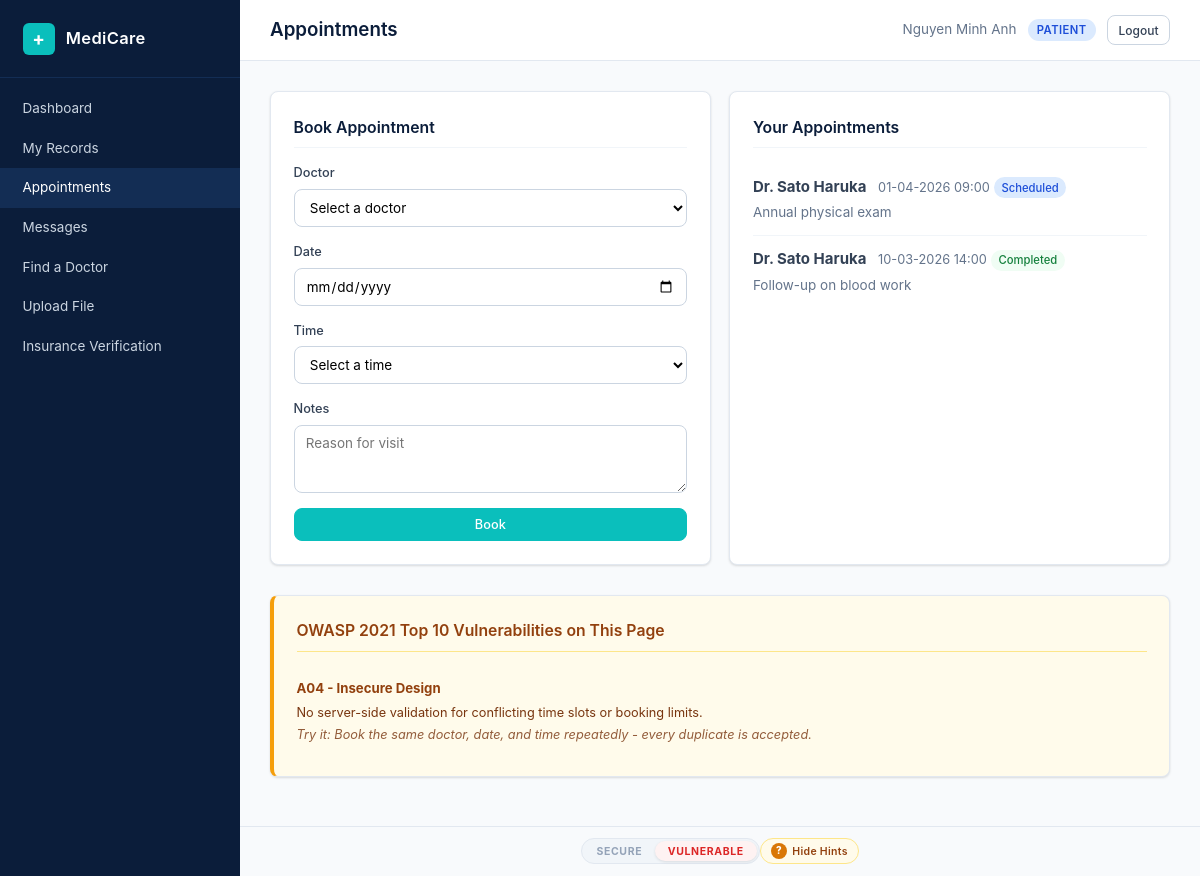
The page /patient/appointments.php (signed in) on the database its author committed.
### tables this page shows
CREATE TABLE appointments (
    id INT AUTO_INCREMENT PRIMARY KEY,
    patient_id INT NOT NULL,
    doctor_id INT NOT NULL,
    datetime DATETIME NOT NULL,
    status ENUM('scheduled','completed','cancelled') DEFAULT 'scheduled',
    notes TEXT,
    FOREIGN KEY (patient_id) REFERENCES users(id) ON DELETE CASCADE,
    FOREIGN KEY (doctor_id) REFERENCES users(id) ON DELETE CASCADE
);

CREATE TABLE users (
    id INT AUTO_INCREMENT PRIMARY KEY,
    name VARCHAR(100) NOT NULL,
    email VARCHAR(150) NOT NULL UNIQUE,
    password VARCHAR(255) NOT NULL,
    role ENUM('patient','doctor','admin') NOT NULL DEFAULT 'patient',
    created_at TIMESTAMP DEFAULT CURRENT_TIMESTAMP
);

### config.php (called while the page is built, shortened)
<?php
function esc(string $value): string {
    return htmlspecialchars($value, ENT_QUOTES, 'UTF-8');
}
function fmtDate(string $datetime): string {
    return date('d-m-Y H:i', strtotime($datetime));
}

### patient/appointments.php (the view, shortened to what this page needs)
<?php
require_once __DIR__ . '/../config.php';
require_once __DIR__ . '/../helpers.php';
$conn = getDB();
$userId = currentUserId();
$stmt = $conn->prepare("SELECT a.*, u.name AS doctor_name FROM appointments a JOIN users u ON a.doctor_id = u.id WHERE a.patient_id = ? ORDER BY a.datetime DESC");
$stmt->execute([$userId]);
$appointments = $stmt->fetchAll();
?>
<div class="dashboard-grid">
    <div class="card">
        <h2 class="card-title">Book Appointment</h2>
        <form method="POST" class="form-stack">
            <div class="form-group">
                <label for="doctor_id">Doctor</label>
                <select name="doctor_id" id="doctor_id" required>
                    <option value="">Select a doctor</option>
                </select>
            </div>
            <div class="form-group">
                <label for="date">Date</label>
                <input type="date" name="date" id="date" required
                       min="<?= date('Y-m-d') ?>">
            </div>
            <div class="form-group">
                <label for="time">Time</label>
                <select name="time" id="time" required>
                    <option value="">Select a time</option>
                </select>
            </div>
            <div class="form-group">
                <label for="notes">Notes</label>
                <textarea name="notes" id="notes" rows="3" placeholder="Reason for visit"></textarea>
            </div>
            <button type="submit" class="btn btn-primary">Book</button>
        </form>
    </div>
    <div class="card">
        <h2 class="card-title">Your Appointments</h2>
        <?php foreach ($appointments as $appt): ?>
            <div class="list-item">
                <strong><?= esc($appt['doctor_name']) ?></strong>
                <span class="list-item-date"><?= fmtDate($appt['datetime']) ?></span>
                <span class="status-badge status-<?= esc($appt['status']) ?>"><?= esc(ucfirst($appt['status'])) ?></span>
                <p class="list-item-note"><?= esc($appt['notes'] ?? '') ?></p>
            </div>
        <?php endforeach; ?>
    </div>
</div>

### assets/style.css (style rules this page uses)
*, *::before, *::after { margin: 0; padding: 0; box-sizing: border-box; }
:root { --navy: #0B1D3A; --navy-light: #132D54; --navy-dark: #071429; --teal: #0ABFBC; --teal-dark: #089E9B; --white: #FFFFFF; --gray-50: #F8FAFC; --gray-100: #F1F5F9; --gray-200: #E2E8F0; --gray-300: #CBD5E1; --gray-400: #94A3B8; --gray-500: #64748B; --gray-700: #334155; --red: #EF4444; --red-bg: #FEF2F2; --green: #22C55E; --green-bg: #F0FDF4; --amber: #F59E0B; --amber-bg: #FFFBEB; --blue: #3B82F6; --radius: 8px; --shadow: 0 1px 3px rgba(0,0,0,0.08), 0 1px 2px rgba(0,0,0,0.06); --shadow-md: 0 4px 6px rgba(0,0,0,0.07), 0 2px 4px rgba(0,0,0,0.06); --sidebar-width: 240px; --font: -apple-system, BlinkMacSystemFont, "Segoe UI", system-ui, sans-serif; }
html { font-size: 15px; }
body { font-family: var(--font); background: var(--gray-50); color: var(--gray-700); line-height: 1.6; min-height: 100vh; }
.card { background: var(--white); border: 1px solid var(--gray-200); border-radius: var(--radius); padding: 1.5rem; margin-bottom: 1.25rem; box-shadow: var(--shadow); }
.card-title { font-size: 1.05rem; font-weight: 600; color: var(--navy); margin-bottom: 1rem; padding-bottom: 0.5rem; border-bottom: 1px solid var(--gray-100); }
.dashboard-grid { display: grid; grid-template-columns: repeat(auto-fit, minmax(340px, 1fr)); gap: 1.25rem; }
.dashboard-grid .card { margin-bottom: 0; }
.list-item { padding: 0.75rem 0; border-bottom: 1px solid var(--gray-100); }
.list-item:last-child { border-bottom: none; }
.list-item-date { font-size: 0.85rem; color: var(--gray-500); margin-left: 0.5rem; }
.list-item-note { font-size: 0.9rem; color: var(--gray-500); margin-top: 0.25rem; }
.status-badge { display: inline-block; padding: 0.1rem 0.5rem; border-radius: 999px; font-size: 0.75rem; font-weight: 500; }
.status-scheduled { background: #DBEAFE; color: #1D4ED8; }
.status-completed { background: var(--green-bg); color: #15803D; }
.form-stack { display: flex; flex-direction: column; gap: 1rem; }
.form-group { display: flex; flex-direction: column; gap: 0.35rem; }
.form-group label { font-size: 0.85rem; font-weight: 500; color: var(--gray-700); }
.form-group input, .form-group select, .form-group textarea { padding: 0.6rem 0.75rem; border: 1px solid var(--gray-300); border-radius: var(--radius); font-family: var(--font); font-size: 0.9rem; transition: border-color 0.15s; background: var(--white); }
.btn { display: inline-block; padding: 0.55rem 1.1rem; border: 1px solid var(--gray-300); border-radius: var(--radius); background: var(--white); color: var(--gray-700); font-family: var(--font); font-size: 0.85rem; font-weight: 500; cursor: pointer; text-decoration: none; text-align: center; transition: background 0.15s, border-color 0.15s; }
.btn-primary { background: var(--teal); color: var(--white); border-color: var(--teal); }

### rows shown on the page
appointments: doctor.name "Dr. Sato Haruka", datetime "01-04-2026 09:00", status "Scheduled", notes "Annual physical exam"
appointments: doctor.name "Dr. Sato Haruka", datetime "10-03-2026 14:00", status "Completed", notes "Follow-up on blood work"

### other values the page prints
$item['label'] "Dashboard"
$item['label'] "My Records"
$item['label'] "Appointments"
$item['label'] "Messages"
$item['label'] "Find a Doctor"
$item['label'] "Upload File"
$item['label'] "Insurance Verification"
$title "Appointments"
$name "Nguyen Minh Anh"
$role "PATIENT"
$hint['title'] "A04 - Insecure Design"
$hint['desc'] "No server-side validation for conflicting time slots or booking limits."
$hint['test'] "Book the same doctor, date, and time repeatedly - every duplicate is accepted."
